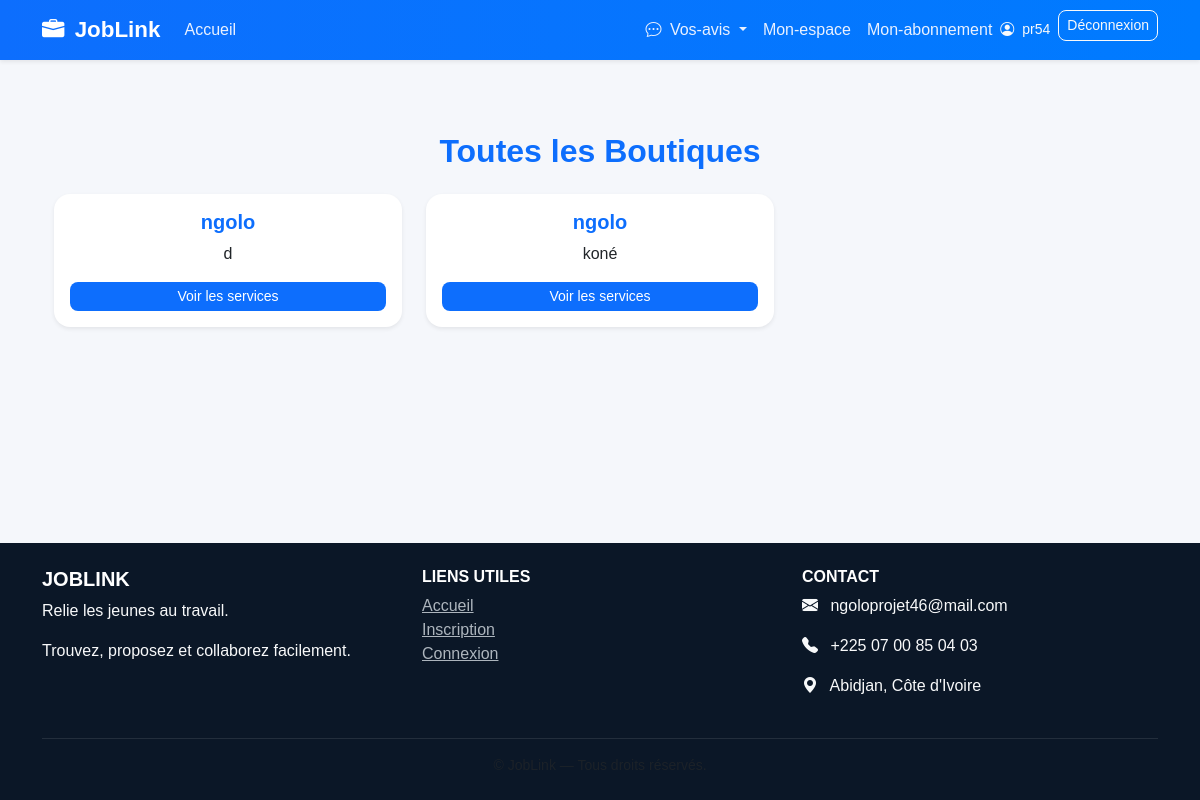
/boutiques/ (signed in), run on an earlier commit of the app's database.
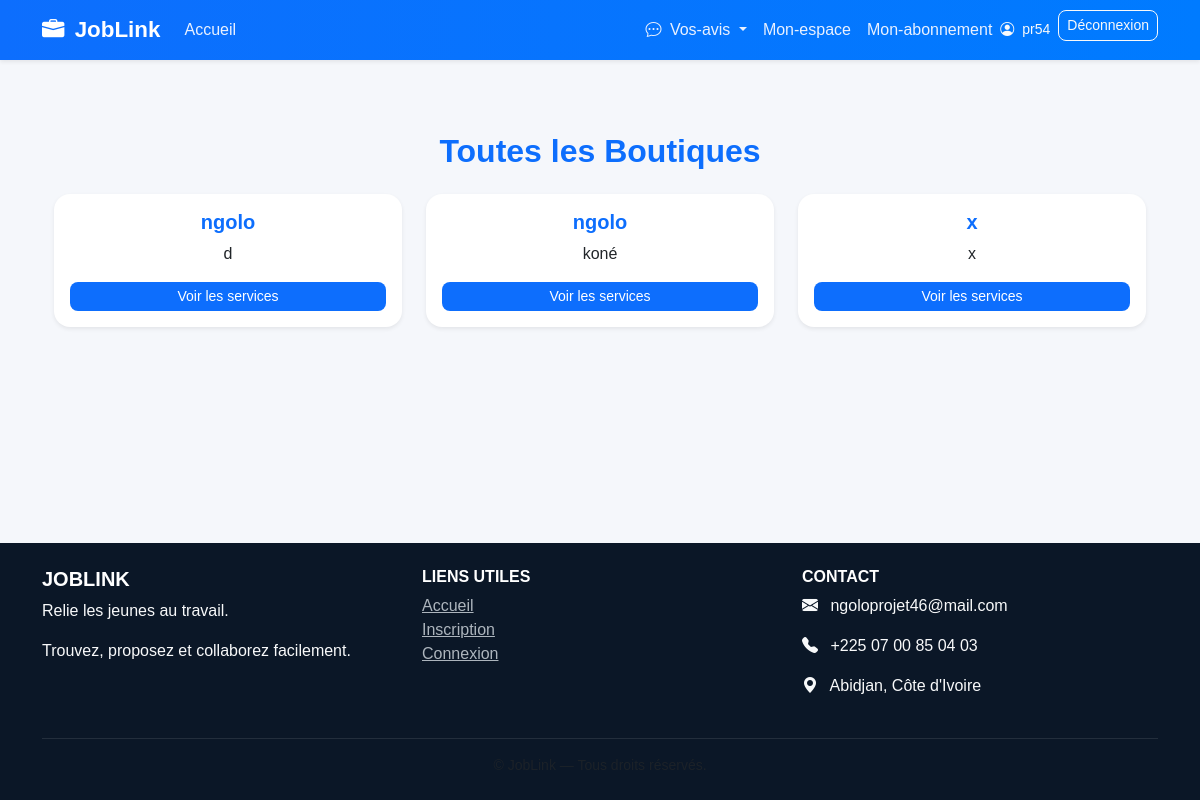
And on a later commit of the database.
### core/models.py (models this page shows, shortened)
class User(AbstractUser):
    ROLE_CHOICES = (
        ('prestataire', 'Prestataire'),
        ('demandeur', 'Demandeur'),
    )
    role = models.CharField(max_length=20, choices=ROLE_CHOICES)
    phone = models.CharField(max_length=20, unique=True, null=True, blank=True)
    photo = CloudinaryField("photo_profil", blank=True, null=True)

class Boutique(models.Model):
    prestataire = models.OneToOneField('Prestataire', on_delete=models.CASCADE, related_name='boutique')
    nom = models.CharField(max_length=100)
    description = models.TextField(blank=True, null=True)
    date_creation = models.DateTimeField(auto_now_add=True)
    image = CloudinaryField("image_boutique", blank=True, null=True)

### core/views.py (the view)
# urls.py: path('boutiques/', views.boutiques_list, name='boutiques_list'),
def boutiques_list(request):
    boutiques = Boutique.objects.all()
    return render(request, 'core/boutiques_list.html', {'boutiques': boutiques})

### core/templates/core/boutiques_list.html
{% extends 'base.html' %}
{% block content %}
<div class="container py-5">
    <h2 class="text-center mb-4 text-primary fw-bold">Toutes les Boutiques</h2>
    <div class="row g-4">
        {% for boutique in boutiques %}
        <div class="col-md-4">
            <div class="card shadow-sm rounded-4 p-3 text-center">
                <h5 class="fw-bold">{{ boutique.nom }}</h5>
                <p>{{ boutique.description|truncatechars:50 }}</p>
                <a href="{% url 'boutique_detail' boutique.id %}" class="btn btn-primary btn-sm">
                    Voir les services
                </a>
            </div>
        </div>
        {% endfor %}
    </div>
</div>
{% endblock %}

### core/templates/base.html (shortened to what this page needs)
<!DOCTYPE html>
<html lang="fr">
<head>
    <link href="https://cdn.jsdelivr.net/npm/bootstrap@5.3.3/dist/css/bootstrap.min.css" rel="stylesheet">
    <link rel="stylesheet" href="https://cdn.jsdelivr.net/npm/bootstrap-icons@1.11.3/font/bootstrap-icons.css">
</head>
<body class="d-flex flex-column min-vh-100">
    <nav class="navbar navbar-expand-lg navbar-dark shadow-sm">
        <div class="container">
            <a class="navbar-brand fw-bold" href="{% url 'home' %}">
                <i class="bi bi-briefcase-fill me-1"></i> JobLink
            </a>
            <div class="collapse navbar-collapse" id="navbarNav">
                <ul class="navbar-nav me-auto">
                    <li class="nav-item">
                        <a class="nav-link" href="{% url 'home' %}">Accueil</a>
                    </li>
                </ul>
                <ul class="navbar-nav">
                    {% if user.is_authenticated %}
                        <li class="nav-item dropdown">
                            <a class="nav-link dropdown-toggle text-light" href="#" id="commentairesDropdown"
                                role="button" data-bs-toggle="dropdown" aria-expanded="false">
                                <i class="bi bi-chat-dots me-1"></i> Vos-avis
                            </a>
                        </li>
                        <li class="nav-item">
                            <a class="nav-link" href="{% url 'dashboard' %}">
                                Mon-espace
                            </a>
                        </li>
                        <li class="nav-item">
                            <a class="nav-link" href="{% url 'gerer_abonnement' %}">Mon-abonnement</a></li>
                        <li class="nav-item d-flex align-items-center me-2">
                            <span class="text-light small">
                                <i class="bi bi-person-circle me-1"></i> {{ user.username }}
                            </span>
                        </li>
                        <li class="nav-item">
                            <form method="post" action="{% url 'logout' %}" style="display:inline;">
                                <button type="submit" class="btn btn-outline-light btn-sm">
                                    Déconnexion
                                </button>
                            </form>
                        </li>
                    {% endif %}
                </ul>
            </div>
        </div>
    </nav>
    <main class="container mt-4 flex-grow-1 fade-in">
        {% block content %}
        {% endblock %}
    </main>
    <footer class="text-light py-4 mt-auto">
        <div class="container text-center text-md-start">
            <div class="row gy-3">
                <div class="col-md-4">
                    <h5 class="fw-bold text-uppercase">JobLink</h5>
                    <p>Relie les jeunes au travail.</p>
                    <p>Trouvez, proposez et collaborez facilement.</p>
                </div>
                <div class="col-md-4">
                    <h6 class="fw-bold text-uppercase">Liens utiles</h6>
                    <ul class="list-unstyled">
                        <li><a href="{% url 'home' %}">Accueil</a></li>
                        <li><a href="{% url 'register' %}">Inscription</a></li>
                        <li><a href="{% url 'login' %}">Connexion</a></li>
                    </ul>
                </div>
                <div class="col-md-4">
                    <h6 class="fw-bold text-uppercase">Contact</h6>
                    <p><i class="bi bi-envelope-fill me-2"></i> ngoloprojet46@mail.com</p>
                    <p><i class="bi bi-telephone-fill me-2"></i> +225 07 00 85 04 03</p>
                    <p><i class="bi bi-geo-alt-fill me-2"></i> Abidjan, Côte d'Ivoire</p>
                </div>
            </div>
            <hr class="border-secondary mt-4">
            <div class="text-center text-muted small">
            </div>
        </div>
    </footer>
</body>
</html>

### core/templates/base.html (style rules this page uses)
body { font-family: "Poppins", sans-serif; background-color: #f5f7fb; color: #333; min-height: 100vh; }
h1, h2, h3, h4, h5 { font-weight: 600; color: #0d6efd; }
.navbar { background: linear-gradient(90deg, #0d6efd, #007bff); }
.navbar-brand { font-size: 1.4rem; }
.navbar-nav .nav-link { color: #eaf1ff !important; font-weight: 500; transition: color 0.2s ease-in-out; }
button, .btn { border-radius: 8px !important; }
.card { border: none; border-radius: 15px; box-shadow: 0 3px 10px rgba(0,0,0,0.08); transition: transform 0.2s ease-in-out; }
footer { background-color: #0b1727; }
footer h5, footer h6 { color: #fff; }
footer a { color: #adb5bd; transition: color 0.2s; }
footer hr { border-color: rgba(255, 255, 255, 0.2); }
.btn-primary { background-color: #0d6efd; border: none; }
.fade-in { animation: fadeIn 0.6s ease-in-out; }

What changed in the data, as far as the page shows it:
added Boutique: nom "x", description "x"
